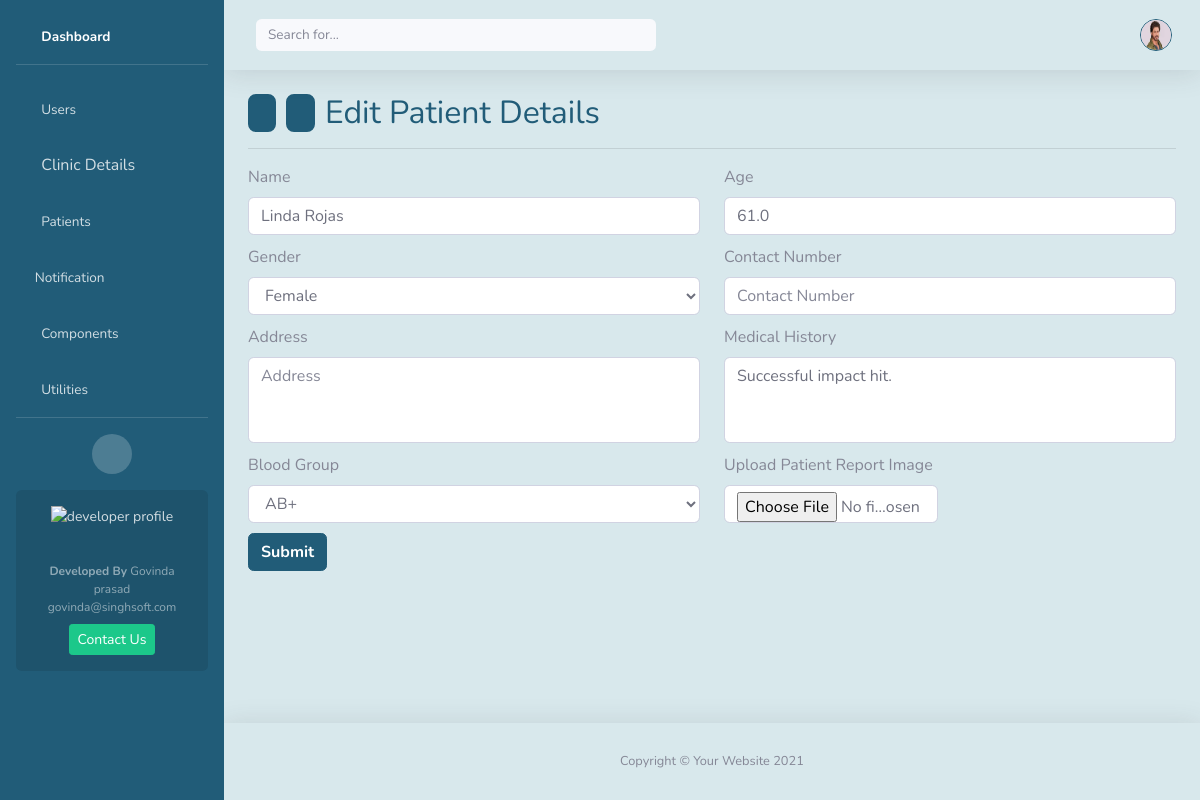
The page /edit-patient/2/ (signed in) on the database its author committed.
### home/models.py (models this page shows, shortened)
class User(AbstractUser):
    custom_id   = models.CharField(max_length=10, unique=True, blank=False, null=False)
    clinic      = models.ForeignKey('Clinic', on_delete=models.CASCADE, related_name="clinic_users", null=True, blank=True)
    profile_img = models.ImageField(upload_to=rename_image, blank=True)
    phone       = models.CharField(validators=[indian_phone_regex], max_length=15, blank=True, null=True)
    is_superuser= models.BooleanField(default=False)
    is_admin    = models.BooleanField(default=False)    # clinic admin
    is_admin_staff= models.BooleanField(default=False)    # clinic staff
    is_password_reset=models.BooleanField(default=False)
    is_active   = models.BooleanField(default=True)
    updated_at  = models.DateTimeField(auto_now=True)
    objects     = CustomUserManager()

class Patient(models.Model):
    BLOOD_GROUPS = (
        ('A+','A+'),
        ('A-','A-'),
        ('B+','B+'),
        ('B-','B-'),
        ('O+','O+'),
        ('O-','O-'),
        ('AB+','AB+'),
        ('AB-','AB-')
    )
    doctor      = models.ForeignKey(User, related_name="patients", on_delete=models.CASCADE)
    clinic      = models.ForeignKey(Clinic, related_name='clinic_patients', on_delete=models.CASCADE)
    name        = models.CharField(max_length=255, null=False, blank=False)
    age         = models.FloatField(default=0, blank=True, null=True, validators=[MinValueValidator(0.0), MaxValueValidator(120.0)])
    gender      = models.CharField(max_length=10, choices=(("Male", "Male"), ("Female", "Female"), ("Other", "Other")), null=True, blank=True)
    number      = models.CharField(validators=[indian_phone_regex], max_length=15, blank=True, null=True, unique=False)
    address     = models.CharField(max_length=255, blank=True, null=True)
    medical_history = models.TextField(blank=True, default="")
    blood_group = models.CharField(max_length=5, choices=BLOOD_GROUPS, blank=True, null=True)
    image       = models.ImageField(upload_to=rename_image, blank=True) #report image or patient
    created_at  = models.DateField(auto_now_add=True)
    updated_at = models.DateField(auto_now=True)

### home/views.py (the view, shortened to what this page needs)
# urls.py: path('edit-patient/<int:patient_id>/', views.edit_patient, name='edit_patient'),
@login_required(login_url='login')
def edit_patient(request, patient_id):
    if request.method == 'GET':
        clinic = request.user.clinic
        doctor = request.user
        if request.user.is_admin:
            patient = get_object_or_404(Patient, id=patient_id, clinic=clinic)  #patinet of perticuler doctor
        return render(request, 'edit_patient.html', {'patient':patient})

### home/context_processors.py (called while the page is built)
def notification_context(request):
    if request.user.is_authenticated:
        unread = Notification.objects.filter(
            receiver=request.user
        ).exclude(
            seen_notes__seen_by=request.user
        ).count()
    else:
        unread = 0
    return {"unread_notifications": unread}

### home/templates/edit_patient.html (shortened to what this page needs)
{% extends 'layout.html' %}
            {% block content %}
                <div class="d-flex justify-content-between align-items-center">
                    <div class="nav-container" style="display: flex; gap: 10px; justify-content: center;">
                        <button class="cnav-btn" onclick="window.history.back()" title="Back"><i class="fa fa-arrow-left"></i></button>
                        <button class="cnav-btn" onclick="window.history.forward()" title="Forward"><i class="fa fa-arrow-right"></i></button>
                        <h2 class="mb-0 custome-color-dark">Edit Patient Details</h2>
                    </div>
                </div>
                <hr>
                <div class="justify-content-center">
                    <form method="POST" action="{% url 'edit_patient' patient_id=patient.id %}" enctype="multipart/form-data" id="profile_form">
                        <div class="row" style="margin-top: 10px;">
                            <div class="col-sm-6"><label class="form-label">Name</label>
                                <input type="text" class="form-control" name="name" placeholder="Name" style="width: 100%;"
                                     maxlength="50" value="{{patient.name}}" required>
                            </div>
                            <div class="col-sm-6"><label class="form-label">Age</label>
                                <input type="number" class="form-control" name="age" placeholder="Age" style="width: 100%;"
                                    max="150" min="0" step="0.1" value="{{patient.age}}">
                            </div>
                        </div>
                        <div class="row" style="margin-top: 10px;">
                            <div class="col-sm-6">
                                <label class="form-label">Gender</label>
                                <select class="form-control" name="gender" style="width: 100%;">
                                  {% if patient.gender %}
                                  <option value="{{ patient.gender }}">{{ patient.gender }}</option>
                                  {% endif %}
                                </select>
                            </div>
                            <div class="col-sm-6">
                                <label class="form-label">Contact Number</label>
                                <input type="tel" class="form-control" name="number" placeholder="Contact Number" style="width: 100%;" pattern="[0-9]{10}" {% if patient.number %} value="{{patient.number}}"{% endif %}>
                            </div>
                        </div>
                        <div class="row" style="margin-top: 10px;">
                            <div class="col-sm-6">
                                <label class="form-label">Address</label>
                                <textarea class="form-control" name="address" placeholder="Address" style="width: 100%; resize: none;" rows="3" maxlength="200">{% if patient.address %}{{patient.address}}{% endif %}</textarea>
                            </div>
                            <div class="col-sm-6">
                                <label class="form-label">Medical History</label>
                                <textarea class="form-control" name="medical_history" placeholder="Medical History" style="width: 100%; resize: none;" rows="3" >{% if patient.medical_history %}{{patient.medical_history}}{% endif %}</textarea>
                            </div>
                        </div>
                        <div class="row" style="margin-top: 10px;">
                            <div class="col-sm-6">
                                <label class="form-label">Blood Group</label>
                                <select class="form-control" style="width: 100%;" name="blood_group">
                                  {% if patient.blood_group %}
                                    <option value="{{patient.blood_group}}">{{ patient.blood_group }}</option>
                                  {% endif %}
                                </select>
                            </div>
                            <div class="col-sm-3">
                                <label class="form-label">Upload Patient Report Image</label>
                                <input type="file" class="form-control" name="image" placeholder="Upload Image" style="width: 100%;" accept="image/*">
                            </div>
                        </div>
                        <button class="btn cb" id="update_patient" name="update_patient" type="submit" style="margin-top: 10px;">Submit</button>
                    </form>
                </div>
            {% endblock %}

### home/templates/layout.html (shortened to what this page needs)
{% load static %}
{% load custom_filters %}
<!DOCTYPE html>
<html lang="en">
<head>
    <link href="{% static 'vendor/fontawesome-free/css/all.min.css' %}" rel="stylesheet" type="text/css">
    <link href="{% static 'css/sb-admin-2.min.css' %}" rel="stylesheet">
</head>
<body id="page-top">
    <div id="wrapper">
        <ul class="navbar-nav sidebar sidebar-dark box-background-dark" id="accordionSidebar">
            <li class="nav-item active mt-2" >
                <a class="nav-link" href="{% url 'home' %}">
                    <i class="fas fa-fw fa-tachometer-alt"></i>
                    <span>Dashboard</span></a>
            </li>
            <hr class="sidebar-divider">
            <li class="nav-item">
                <a class="nav-link " href="{% url 'all_users' %}" aria-expanded="true" >
                    <i class="fas fa-fw fa-user"></i>
                    <span>Users</span>
                </a>
            </li>
            <li class="nav-item">
                <a class="nav-link" href="{% url 'clinic' %}" aria-expanded="true">
                    <i class="fas fas fa-fw fa-cog"></i>
                    Clinic Details
                </a>
            </li>
            <li class="nav-item">
                <a class="nav-link " href="{% url 'patients' %}" aria-expanded="true" >
                    <i class="fas fa-fw fa-user"></i>
                    <span>Patients</span>
                </a>
            </li>
            <li class="nav-item">
                <a class="nav-link " href="{% url 'notifications' %}" aria-expanded="true" >
                    <i class="fas fa-envelope-open-text"></i>
                    <span>Notification</span>
                </a>
            </li>
            <li class="nav-item">
                <a class="nav-link collapsed" href="#" data-toggle="collapse" data-target="#collapseTwo"
                    aria-expanded="true" aria-controls="collapseTwo">
                    <i class="fas fa-fw fa-cog"></i>
                    <span>Components</span>
                </a>
            </li>
            <li class="nav-item">
                <a class="nav-link collapsed" href="#" data-toggle="collapse" data-target="#collapseUtilities"
                    aria-expanded="true" aria-controls="collapseUtilities">
                    <i class="fas fa-fw fa-wrench"></i>
                    <span>Utilities</span>
                </a>
            </li>
            <hr class="sidebar-divider d-none d-md-block">
            <div class="text-center d-none d-md-inline">
                <button class="rounded-circle border-0" id="sidebarToggle"></button>
            </div>
            <div class="sidebar-card d-none d-lg-flex">
                <img class="sidebar-card-illustration mb-2" src="{% static "/img/profile.jfif" %}" alt="developer profile">
                <p class="text-center mb-2"><strong>Developed By</strong> Govinda prasad govinda@singhsoft.com</p>
                <a class="btn btn-success btn-sm" href="mailto:govinda@singhsoft.com">Contact Us</a>
            </div>
        </ul>
        <div id="content-wrapper" class="d-flex flex-column">
            <div id="content" style="background: #d8e8ec">
                <nav class="navbar navbar-expand topbar mb-4 static-top shadow">
                    <form class="d-none d-sm-inline-block form-inline mr-auto ml-md-3 my-2 my-md-0 mw-100 navbar-search">
                        <div class="input-group">
                            <input type="text" class="form-control bg-light border-0 small" placeholder="Search for..."
                                aria-label="Search" aria-describedby="basic-addon2" id="search-bar">
                        </div>
                    </form>
                    <ul class="navbar-nav ml-auto">
                        <li class="nav-item dropdown no-arrow mx-1">
                            <a class="nav-link dropdown-toggle" href="#" id="messagesDropdown" role="button"
                                data-toggle="dropdown" aria-haspopup="true" aria-expanded="false" onclick="fetchNotifications()">
                                <i class="fas fa-envelope fa-fw custome-color-dark"></i>
                            </a>
                        </li>
                        <li class="nav-item dropdown no-arrow">
                            <a class="nav-link dropdown-toggle" href="#" id="userDropdown" role="button"
                                data-toggle="dropdown" aria-haspopup="true" aria-expanded="false">
                                {% if request.user.profile_img %}
                                    <img class="img-profile rounded-circle box-background-border-dark"
                                        src="{{request.user.profile_img.url}}" alt="profile image" title="{{request.user.username}}">
                                {% else %}
                                    <div class="img-profile rounded-circle user-face" title="{{request.user.username}}">
                                        {{ request.user.username|get_first_letter|upper }}
                                    </div>
                                {% endif %}
                            </a>
                        </li>
                    </ul>
                </nav>
                <div class="container-fluid">
                    {% block content %}{% endblock %}
                </div>
            </div>
            <footer class="sticky-footer box-background-light shadow">
                <div class="container my-auto">
                    <div class="copyright text-center my-auto" style="">
                        <span>Copyright &copy; Your Website 2021</span>
                    </div>
                </div>
            </footer>
        </div>
    </div>
</body>
</html>

### home/templates/layout.html (style rules this page uses)
input[type=number] { -moz-appearance: textfield; }
.cnav-btn { color: white; font-weight:bold; border-radius: 8px; cursor: pointer; background-color: rgba(33, 92, 120, 1)!important; border: 2px solid rgba(33, 92, 120, 1)!important; }
.box-background-dark { background-color: rgba(33, 92, 120, 1)!important; }
.box-background-light { background-color: #d8e8ec; }
.custome-color-dark { color: rgba(33, 92, 120, 1); }
.box-background-border-dark { background-color: rgba(33, 92, 120, 1)!important; border: 1px solid rgba(33, 92, 120, 1)!important; }
.cb { background-color: rgba(33, 92, 120, 1)!important; border: 1px solid rgba(33, 92, 120, 1)!important; color: white; font-weight: bold; }

### rows shown on the page
User: user.profile_img (picture)
Patient: name "Linda Rojas", age "61.0", gender "Female", medical_history "Successful impact hit.", blood_group "AB+"
